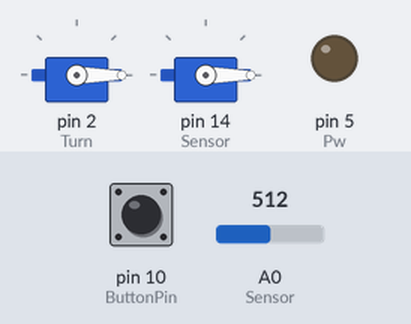
This sketch was run on a simulated Arduino Uno, built with avr-gcc and run on an emulated ATmega328P. Shown: 2 × servo, output pins drawn as LEDs (lit = HIGH). Dashed ring = blinking. Inputs (shaded band) come from the test bench; at power-on: pin 10 (ButtonPin) HIGH, A0 (Sensor) = 512.

Above: at 1.2 s.
1.3 s: pin 10 (ButtonPin) pulled LOW for 0.15 s
At 2.5 s:
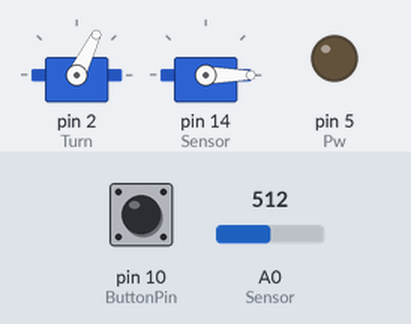
4.4 s: A0 (Sensor) set to 544
7.4 s: A0 (Sensor) set to 569
At 8.6 s:
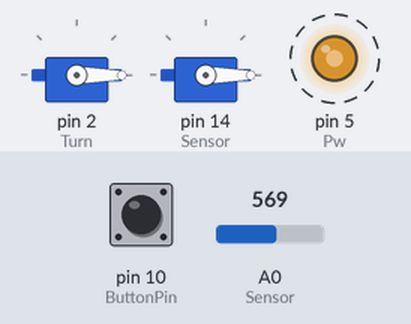
10.4 s: A0 (Sensor) set to 511
At 12.6 s:
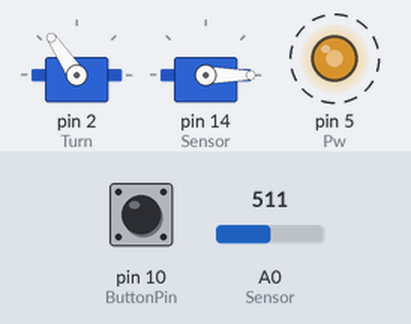
13.4 s: A0 (Sensor) set to 530
At 15.2 s:
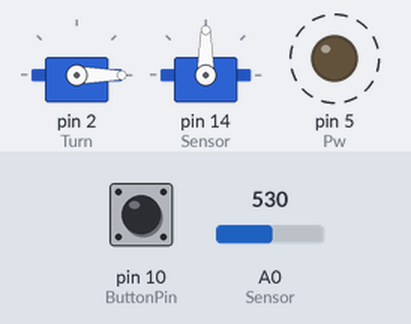
Timing chart, 0 to 17.4 s (numbered marks = the images above; inputs shaded):
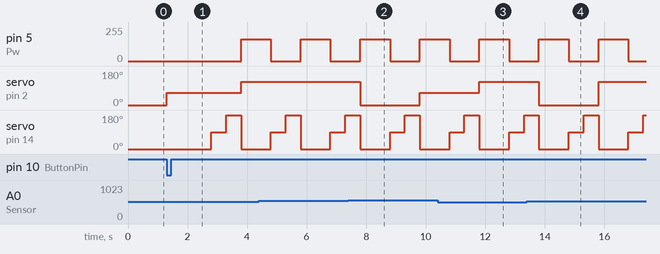

Measured:
- the behaviour switches between 550 and 551 on A0 (Sensor) (found by bisection; images 1 and 2)
- the behaviour switches between 511 and 512 on A0 (Sensor) (found by bisection; images 3 and 4)
- after the input at 1.3 s, pin 5 (Pw): 0/255 → 163/255 after 2.5 s; servo on pin 2 (Turn): 0° → 64° at once, → 124° 2.5 s later; servo on pin 14 (Sensor): 0° → 90° after 1.5 s, → 180° 0.50 s later, → 0° 0.50 s later
- after the input at 7.4 s, servo on pin 2 (Turn): 124° → 0° after 0.40 s, → 64° 2.0 s later
- after the input at 10.4 s, servo on pin 2 (Turn): 64° → 124° after 1.4 s
- after the input at 13.4 s, servo on pin 2 (Turn): 124° → 0° after 0.40 s, → 124° 2.0 s later

The sketch:

enkeldegreekod.ino
```cpp
#include <Servo.h>

typedef enum EngineState {
  StartUp,
  Drive,
};
EngineState EState;

#define D1 0
#define Pw 5
#define ButtonPin 10

int Sensor = 0;
int ButtonState = 0;
const int StartSleep = 1500;

int TurnDegree;
int DistanceL;
int DistanceF;
int DistanceR;
int Backingdist = 550;

Servo Turn;
Servo Dist;

void setup() {
  Turn.attach(2);
  Dist.attach(14);
  Serial.begin(9600);
  pinMode(ButtonPin, INPUT);
  pinMode(Pw, OUTPUT), pinMode(D1, OUTPUT);
  EState = StartUp;
}

void loop() {
  switch (EState) {
    case StartUp:
      ButtonState = digitalRead(ButtonPin);
      Turn.write(0);
      Dist.write(0);
      if (ButtonState == LOW) {
        Turn.write(64);
        delay(StartSleep);
        Distance();
      } else {
        EState = StartUp;
      }
    break;

    case Drive:
      Turn.write(TurnDegree);
      analogWrite(Pw, 675);
      delay(1000);
      Distance();
    break;
  }
}

void Distance(){
  analogWrite(Pw, 0);
  DistanceL = analogRead(Sensor);
  Dist.write(90);
  delay(500);
  DistanceF = analogRead(Sensor);
  Dist.write(180);
  delay(500);
  DistanceR = analogRead(Sensor);
  Dist.write(0);

  if(DistanceF > Backingdist){
    TurnDegree = 64;
    EState = Drive;
  } else {
    if(DistanceL < DistanceR){
      TurnDegree = 0;
      EState = Drive;
    } else {
      TurnDegree = 124;
      EState = Drive;
    }
  }
}
```
